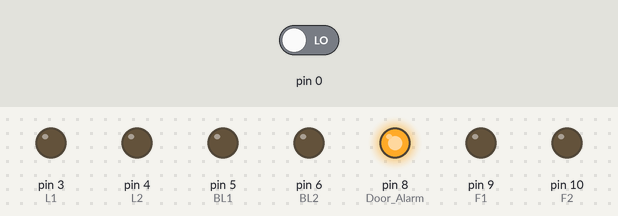
Bench run of a sketch on a simulated Arduino Uno, built with avr-gcc and run on an emulated ATmega328P. Shown: output pins drawn as LEDs (lit = HIGH). Inputs (shaded band) come from the test bench; at power-on: pin 0 LOW.

Above: at 1.2 s.
1.3 s: pin 0 driven HIGH
At 1.8 s:
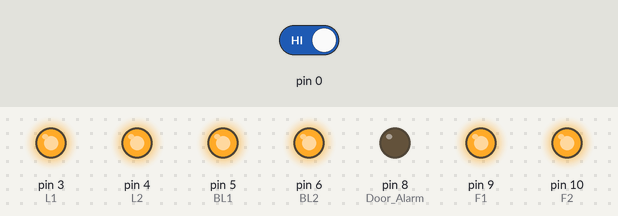
2.8 s: pin 0 driven LOW
At 4.0 s:
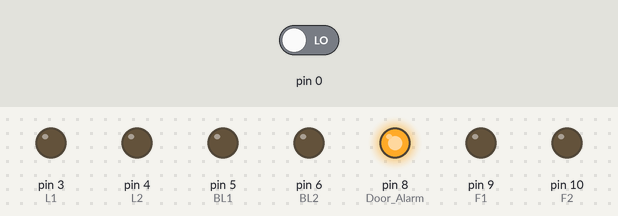
4.3 s: pin 0 driven HIGH
At 5.3 s:
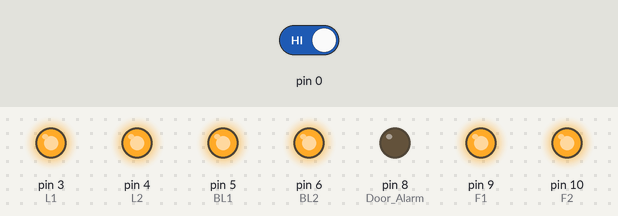
5.8 s: pin 0 driven LOW
At 6.4 s:
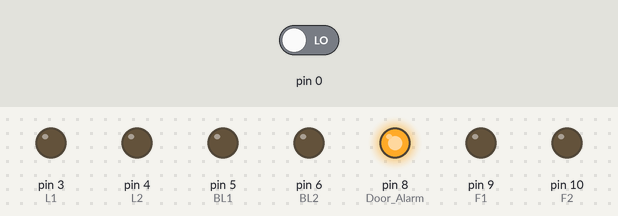
7.3 s: pin 0 driven HIGH
At 7.6 s:
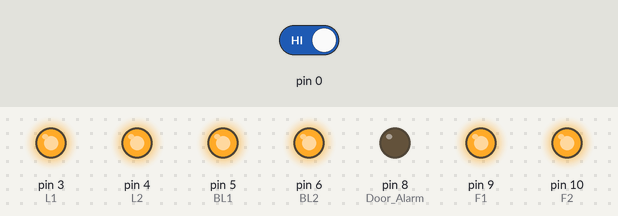
Timing chart, 0 to 9.8 s (numbered marks = the images above; inputs shaded):
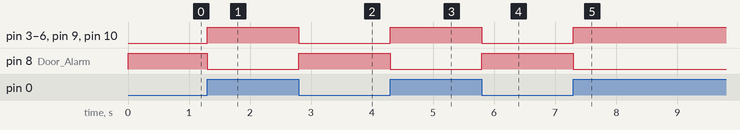

Measured:
- after the input at 1.3 s, pin 3 (L1), pin 4 (L2), pin 5 (BL1), pin 6 (BL2), pin 9 (F1), pin 10 (F2): LOW → HIGH at once; pin 8 (Door_Alarm): HIGH → LOW at once
- after the input at 2.8 s, pin 3 (L1), pin 4 (L2), pin 5 (BL1), pin 6 (BL2), pin 9 (F1), pin 10 (F2): HIGH → LOW at once; pin 8 (Door_Alarm): LOW → HIGH at once
- after the input at 4.3 s, pin 3 (L1), pin 4 (L2), pin 5 (BL1), pin 6 (BL2), pin 9 (F1), pin 10 (F2): LOW → HIGH at once; pin 8 (Door_Alarm): HIGH → LOW at once
- after the input at 5.8 s, pin 3 (L1), pin 4 (L2), pin 5 (BL1), pin 6 (BL2), pin 9 (F1), pin 10 (F2): HIGH → LOW at once; pin 8 (Door_Alarm): LOW → HIGH at once
- after the input at 7.3 s, pin 3 (L1), pin 4 (L2), pin 5 (BL1), pin 6 (BL2), pin 9 (F1), pin 10 (F2): LOW → HIGH at once; pin 8 (Door_Alarm): HIGH → LOW at once

The sketch:

smart_home.ino
```cpp
#define PIR_0 A0
#define PIR_1 A1
#define PIR_3 A2
#define PIR_4 A3
#define IR_1 A4
#define L1 3
#define L2 4
#define BL1 5
#define BL2 6
#define Door_Alarm 8
#define F1 9
#define F2 10
void setup()
{
 pinMode(PIR_0, INPUT);
 pinMode(PIR_1, INPUT);
 pinMode(IR_1, INPUT);
 pinMode(PIR_3, INPUT);
 pinMode(PIR_4, INPUT);
 pinMode(L1, OUTPUT);
 pinMode(L2, OUTPUT);
 pinMode(F1, OUTPUT);
 pinMode(F2, OUTPUT);
 pinMode(Door_Alarm, OUTPUT);
 pinMode(BL1, OUTPUT);
 pinMode(BL2, OUTPUT);
}
void loop()
{
 if(digitalRead (PIR_0==HIGH))
 {
 digitalWrite(L1, HIGH);
 digitalWrite(F1, HIGH);
 }
 else
 {
 digitalWrite(L1, LOW);
 digitalWrite(F1, LOW);
 }

 if(digitalRead (PIR_1==HIGH))
 {
 digitalWrite(L2, HIGH);
 digitalWrite(F2, HIGH);
 }
 else
 {
 digitalWrite(L2, LOW);
 digitalWrite(F2, LOW);
 }

 if(digitalRead (IR_1==HIGH))
 {
 digitalWrite(Door_Alarm, LOW);
 }
 else
 {
 digitalWrite(Door_Alarm, HIGH);
 }
 if(digitalRead (PIR_3==HIGH))
 {
 digitalWrite(BL1, HIGH);
 }
 else
 {
 digitalWrite(BL1, LOW);
 }

 if(digitalRead (PIR_4==HIGH))
 {
 digitalWrite(BL2, HIGH);
 }
 else
 {
 digitalWrite(BL2, LOW);
 }

}
```
